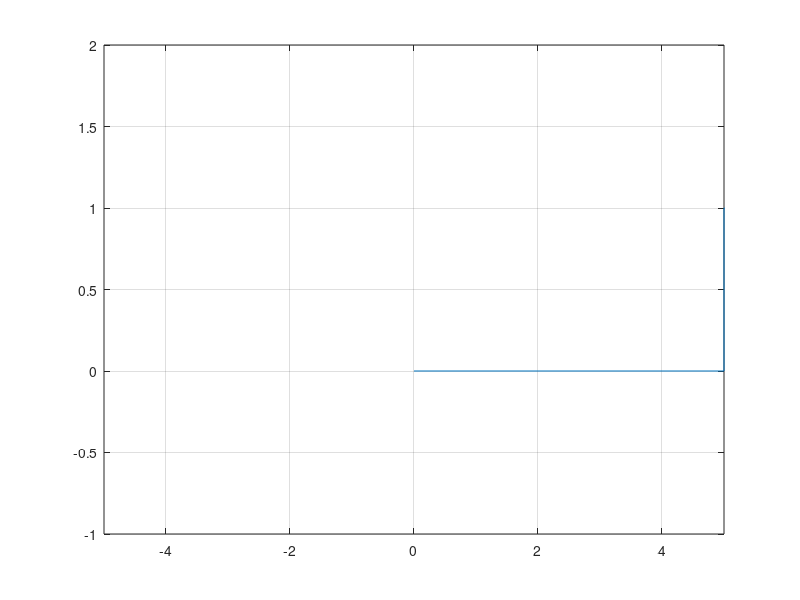

Source code (MATLAB):
t=input('please enter the shift you want in unit step function\n'); 
x=[t-5:t t:t+5];
y=[zeros(1,6) ones(1,6)];
plot(x,y)
axis([-5 5 -1 2])
grid on
